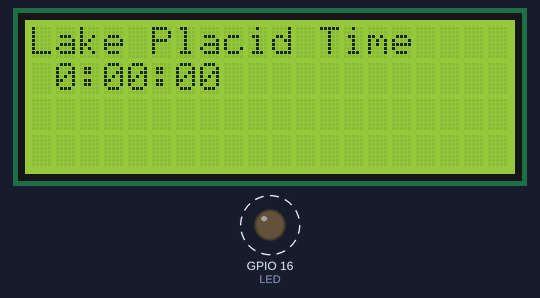
This sketch was run on a simulated ESP8266 (NodeMCU). Shown: 20×4 character LCD, output pins drawn as LEDs (lit = HIGH). Dashed ring = blinking.

Above: at 0.1 s.
At 11.1 s:
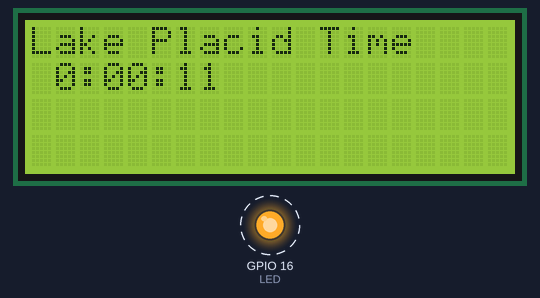
At 19.1 s:
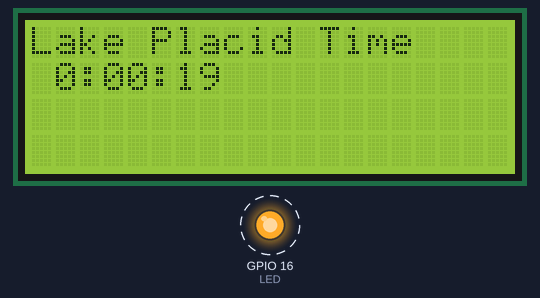
At 37.1 s:
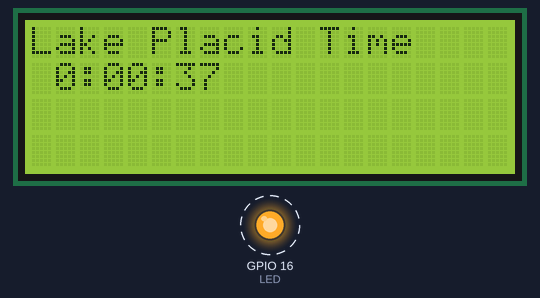
Timing chart, 0 to 40.0 s (numbered marks = the images above):
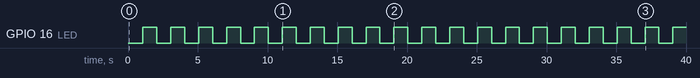

Measured:
- by itself, GPIO 16 (LED): alternates HIGH for 1.0 s and LOW for 1.0 s
- what the display in image 2 shows lasts 1.0 s, from 19.1 s to 20.1 s

The sketch:

esp8266_I2C_LCD_timerIRQ.ino
```cpp
/* -*- mode: c++; -*-
 *
 * ESP8266 DEMONSTRATION of I2C and LCD, 1-bit LED output, and Serial communications.
 *         Application is a time-of-day clock using timer interrupts.
 *
 *   p.musumeci@ieee.org Jan-2016
 *
 * NOTE: Section 3.1.1 "General Purpose Input/Output Interface (GPIO)",
 *       p.17 of document 0A-ESP8266__Datasheet__EN_v4.4.pdf states
 *           All digital IO pins are protected from over-voltage with a
 *           snap-back circuit connected between the pad and ground. The
 *           snap back voltage is typically about 6V, and the holding
 *           voltage is 5.8V. This provides protection from over-voltages
 *           and ESD. The output devices are also protected from reversed
 *           voltages with diodes.
 *       That is, the ESP8266 gpio pins appear to be 5V tolerant so in this work, the
 *       peripheral devices such as the PCF8574T (LCD backpack) and the MAX7219 (LED
 *       dot matrix driver) are powered by 5V with I2C and SPI lines directly connected
 *       to the ESP8266 which is powered by 3.3V. In general, the input/output lines are
 *       connected to 3.3V signals.
 *
 * THE HARDWARE USED HERE
 *
 * - An FTDI-232RL based usb-uart adapter is used in 3.3V mode, and connected as described in
 *   Figure "ESP to Serial" at https://github.com/esp8266/Arduino/blob/master/doc/boards.md
 *
 *   NOTE: the circuit at https://github.com/esp8266/Arduino/blob/master/doc/ESP_to_serial.png
 *         shows direct connection between the 3.3V supply from the USB-uart interface and the
 *         3.3V from the ESP8266 board - you should keep these supplies separate (unless your
 *         USB-uart power source really is strong enough to drive everything).
 *
 * - The ESP-12E module is on a WHITE daughterboard (0.1" pinouts) with the 3.3V regulator added
 *   on the underside and (very important) the middle bridging 0-Ohm resistor removed on top.
 *   See http://www.electrodragon.com/product/esp8266-smd-adapter-board-wi07-12/
 *
 * - The WHITE daughterboard has R1 and R3 of Figure "ESP to Serial" already installed, so pay
 *   careful attention to adding R2 and R4 as noted below:
 *
 *                 ESP-12 series connections (top view)
 *
 *    FTDI-RTS & add R4=10K    ___________
 *    pullup to 3.3V....RESET o           o GPIO1/RX....FTDI-TX   (top right)
 *                        adc o           o GPIO3/TX....FTDI-RX
 *    (R1 pullup on LHS) CHPD o           o gpio5/I2C_scl
 *    theButton........GPIO16 o           o gpio4/I2C_sda
 *             gpio14/SPI_sck o           o GPIO0.......FTDI-DTR & add R2=10K pullup to 3.3V
 *            gpio12/SPI_miso o           o gpio2.......DHT11 temperature&humidity sensor or One-Wire
 *            gpio13/SPI_mosi o           o gpio15/SPI_ss (R3 pulldown on RHS)
 *    +ve power supply....VCC o           o GND.........FTDI GND & power supply GND
 *                             -----------
 *
 *                           [R1] [0Ohm] [R3]
 *                                  ^--- remove this 0Ohm bridge if using the 3.3V reg
 *
 * - The PCF8574T I2C io expander can be soldered directly on to the LCD module.
 *
 * + An optional LED driven by GPIO16 can be selected in order to free up the line used for
 *   serial output. Feed GPIO16 via a 1K resistor to an LED and define LEDon16 below.
 *   (this line is used later for a user input switch)
 *
 * THE SOFTWARE USED HERE
 *
 * - To simplify use of the display on the I2C "LCD backpack", we take files from
 *   NewliquidCrystal_1.3.4.zip (https://bitbucket.org/fmalpartida/new-liquidcrystal/downloads)
 *   to _replace_ the default library LiquidCrystal (on OS-X, check for a location such as
 *   /Applications/Arduino.app/Contents/Java/libraries/LiquidCrystal into which the files of
 *   NewliquidCrystal are copied).
 *
 *   NOTE: the esp8266 compiler chain fails on SR (shift register) and Software protocol variants
 *         of NewliquidCrystal so just remove or rename files matching {*_SR*, SI2C*, *_SI2C*}.
 *         In sh:  for x in *_SR* SI2C* *_SI2C* ; do echo $x ; mv ${x} ${x}_disabled ; done
 *
 * - The ESP8266 environment provides extern C functions to specify a timer interrupt function
 *   to call back when a software based timeout occurs. This uses an os_timer_t data structure
 *   that is specified via os_timer_setfn() which also specifies the user call back. The timer
 *   interrupt interval is set by a call to os_timer_arm() which in this example sets the timer
 *   mode to continuous operation.
 *
 * - Pin allocations are documented at
 *       http://www.esp8266.com/wiki/doku.php?id=esp8266_gpio_pin_allocations
 *     Booting up in a UART-enabled mode (the default) means GPIO1 provides
 *     uart-TX and GPIO3 provides uart-RX.
 *
 * REFERENCES
 * 1 What works, what doesn't -- https://github.com/esp8266/Arduino/blob/master/doc/reference.md
 * 2 Using newLiquidCrystal from https://bitbucket.org/fmalpartida/new-liquidcrystal/wiki/Home and see also
 *   http://tronixstuff.com/2014/09/24/tutorial-serial-pcf8574-backpacks-hd44780-compatible-lcd-modules-arduino/
 * 3 http://www.switchdoc.com/2015/10/iot-esp8266-timer-tutorial-arduino-ide/
 */

#define LEDon16 1

// Choose 1/4 second resolution for maintaining daytime
#define Timer_IRQ_Interval_ms 250
#define Timer_IRQs_per_second   4

#include <Wire.h>
#include <LiquidCrystal_I2C.h>
//
// Instantiate LCD at I2C backpack address 0x27
// - LCD operates in 4-bit data mode
// - I2C address = PCF8574T base address 0x20 + least significant 3 bits set by user
//
#define BACKLIGHT_PIN  3        // PCF8574 connections to the LCD
#define En_pin         2        //
#define Rw_pin         1        //
#define Rs_pin         0        //
#define D4_pin         4        // b4
#define D5_pin         5        // b5
#define D6_pin         6        // b6
#define D7_pin         7        // b7
//
LiquidCrystal_I2C  lcd(0x27,En_pin,Rw_pin,Rs_pin,D4_pin,D5_pin,D6_pin,D7_pin);

// Choose LED to flash
#if defined(__AVR__)
#define LED 13  // Atmel/AVR
#else
#if defined( LEDon16 )
#define LED 16  // Use free gpio pin to drive an LED, which allows Serial to be used
#else
#define LED  2  // Default ESP8266 LED on the TX line (LED use interferes with Serial port use)
#endif
#endif

///////////////////////////////////////////////////////////////////////////

extern "C" {
#include "user_interface.h"
}

os_timer_t myTimer_variable;

int clock_tick;         // increment in IRQ_handler()
                        // tested/read/cleared in main()
int clock_colon;                // flashing colon control
int dt_secs, dt_mins, dt_hours; // daytime keeping vars
//
// Variables for time display
#define time_slen 12
char time_str[time_slen];       // new computed value
char lcd_data[time_slen];       // value currently on LCD

// define timerCallback (minimal length)
void timerCallback(void *pArg) { clock_tick++; }

//
// system setup function
//
void setup()
{
                                // initialise I2C
  Wire.begin( 4,5 );            // specify SDA==>GPIO4, SCLK==>GPIO5
  // Can also set speed e.g. Wire.setClock( 100000 )

                                // initialise serial comms and LED pin
#if defined( LEDon16 )
  Serial.begin(115200);
#endif
  pinMode(LED, OUTPUT);
                                // activate LCD module
  lcd.begin (20,4);             // for 20 x 4 format and
  lcd.setBacklightPin(BACKLIGHT_PIN,POSITIVE);
  lcd.setBacklight(HIGH);       // active backlight

  clock_tick=clock_colon=0;
  dt_secs=dt_mins=dt_hours=0;   // clear daytime keeping vars
  sprintf( time_str, "%2d:%02d:%02d", dt_hours, dt_mins, dt_secs );

  // attach our time keeping function to ESP's timer call back by calling
  // void os_timer_setfn() with arguments
  //     os_timer_t *pTimer          ... address of time keeping data structure
  //     os_timer_func_t *pFunction  ... address of function to call with
  //                                     prototype void (*functionName)(void *pArg)
  //     void *pArg                  ... optional args
  // Note: call os_timer_setfn() before os_timer_arm()
  os_timer_setfn( &myTimer_variable, timerCallback, NULL);

  // set up 1s time keeping interrupts by calling
  // void os_timer_arm() with arguments
  //     os_timer_t *pTimer          ... time keeping data structure
  //     uint32_t milliseconds       ... millisecs/interrupt
  //     bool repeat                 ... continuous if true
  os_timer_arm( &myTimer_variable, Timer_IRQ_Interval_ms, true);

  lcd.home ();                  // set cursor to 0,0
  lcd.print("Lake Placid Time");
  lcd.setCursor (0,1);          // move to start of 2nd line
  lcd.print( time_str );

}

//
// main user function
//
void loop()
{
  if ( clock_tick>=Timer_IRQs_per_second )
    {
      clock_tick=clock_tick-Timer_IRQs_per_second;
      clock_colon = 1 & (++clock_colon);
      digitalWrite(LED, clock_colon );
      delay(0);

//#if defined( LEDon16 )
//      Serial.println(global_count);
//      delay(0);
//#endif

      if (++dt_secs==60)
              {
                dt_secs=0;
                if (++dt_mins==60)
                  {
                    dt_mins=0;
                    if (++dt_hours==24)
                        dt_hours=0;
                  }
              }
      sprintf( time_str, "%2d:%02d:%02d", dt_hours, dt_mins, dt_secs );
      delay(0);
      lcd.setCursor (0,1);        // move to start of 2nd line
      delay(0);
      lcd.print( time_str );
      delay(0);
    }
}
```
